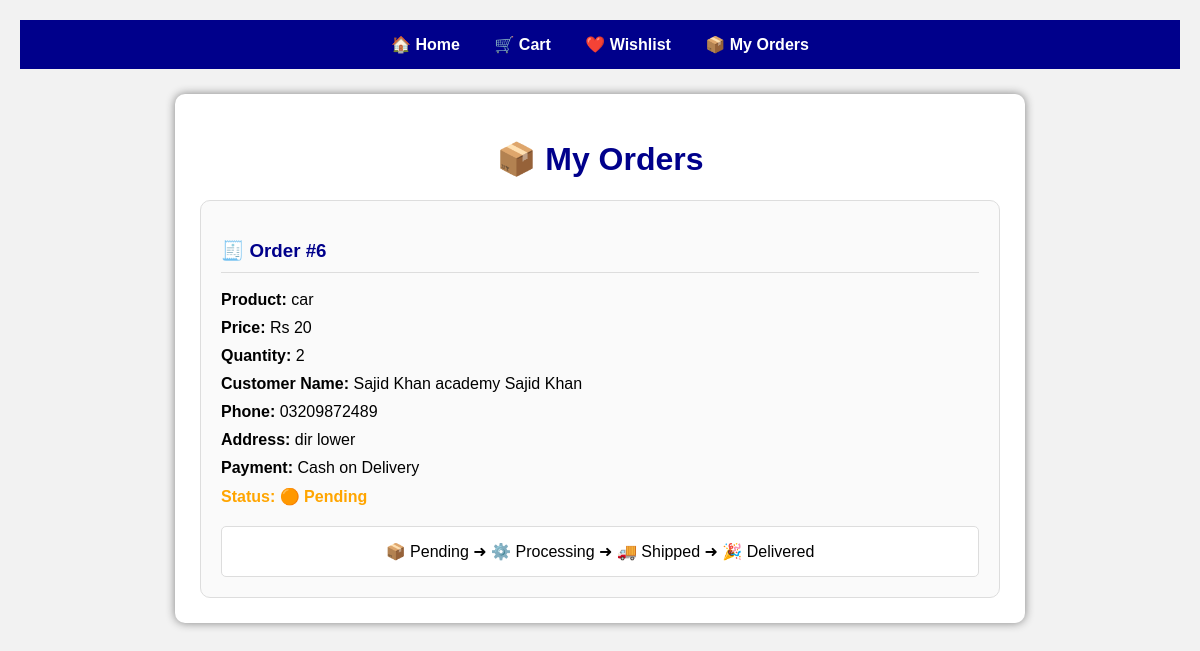
Page /orders/ (signed in) on the committed database.
### home/models.py (models this page shows, shortened)
class Order(models.Model):
    user = models.ForeignKey(
        User,
        on_delete=models.CASCADE,
        null=True,
        blank=True
    )
    product = models.ForeignKey(
        Product,
        on_delete=models.CASCADE,
        null=True,
        blank=True
    )
    customer_name = models.CharField(max_length=100, default="Unknown")
    phone = models.CharField(max_length=20, default="0000000000")
    address = models.TextField(default="No Address")
    payment_method = models.CharField(max_length=50, default="Cash on Delivery")
    STATUS_CHOICES = [
        ("Pending", "Pending"),
        ("Processing", "Processing"),
        ("Shipped", "Shipped"),
        ("Delivered", "Delivered"),
        ("Cancelled", "Cancelled"),
    ]
    status = models.CharField(
        max_length=20,
        choices=STATUS_CHOICES,
        default="Pending"
    )
    quantity = models.IntegerField(default=1)

class Product(models.Model):
    name = models.CharField(max_length=100)
    price = models.IntegerField()
    description = models.TextField()
    image = CloudinaryField('image')

### home/views.py (the view)
def orders(request):
    orders = Order.objects.filter(user=request.user)
    return render(request, "home/orders.html", {
        "orders": orders
    })

### home/templates/home/orders.html (shortened to what this page needs)
<!DOCTYPE html>
<html>
<head>
</head>
<body>
    <div class="navbar">
        <a href="{% url 'home' %}">
            🏠 Home
        </a>
        <a href="{% url 'cart' %}">
            🛒 Cart
        </a>
        <a href="{% url 'wishlist' %}">
            ❤️ Wishlist
        </a>
        <a href="{% url 'orders' %}">
            📦 My Orders
        </a>
    </div>
    <div class="box">
        <h1>📦 My Orders</h1>
        {% if orders %}
        {% for order in orders %}
        <div class="order">
            <h3>
                🧾 Order #{{ order.id }}
            </h3>
            <p>
                <b>Product:</b>
                {{ order.product.name }}
            </p>
            <p>
                <b>Price:</b>
                Rs {{ order.product.price }}
            </p>
            <p>
                <b>Quantity:</b>
                {{ order.quantity }}
            </p>
            <p>
                <b>Customer Name:</b>
                {{ order.customer_name }}
            </p>
            <p>
                <b>Phone:</b>
                {{ order.phone }}
            </p>
            <p>
                <b>Address:</b>
                {{ order.address }}
            </p>
            <p>
                <b>Payment:</b>
                {{ order.payment_method }}
            </p>
            {% if order.status == "Pending" %}
            <p class="pending">
                <b>Status:</b> 🟠 Pending
            </p>
            {% elif order.status == "Processing" %}
            <p class="processing">
                <b>Status:</b> 🔵 Processing
            </p>
            {% elif order.status == "Shipped" %}
            <p class="shipped">
                <b>Status:</b> 🟣 Shipped
            </p>
            {% elif order.status == "Delivered" %}
            <p class="delivered">
                <b>Status:</b> 🟢 Delivered
            </p>
            {% elif order.status == "Cancelled" %}
            <p class="cancelled">
                <b>Status:</b> 🔴 Cancelled
            </p>
            {% endif %}
            <div class="track">
                📦 Pending
                ➜
                ⚙️ Processing
                ➜
                🚚 Shipped
                ➜
                🎉 Delivered
            </div>
        </div>
        {% endfor %}
        {% endif %}
    </div>
</body>
</html>

### home/templates/home/orders.html (style rules this page uses)
body { font-family: Arial; background: #f2f2f2; margin: 0; padding: 20px; }
.navbar { background: darkblue; padding: 15px; text-align: center; margin-bottom: 25px; }
.navbar a { color: white; text-decoration: none; margin: 0 15px; font-weight: bold; }
.box { width: 90%; max-width: 800px; margin: auto; background: white; padding: 25px; border-radius: 10px; box-shadow: 0 0 10px gray; }
h1 { text-align: center; color: darkblue; }
.order { border: 1px solid #ddd; padding: 20px; margin-top: 20px; border-radius: 10px; background: #fafafa; }
.order h3 { color: darkblue; border-bottom: 1px solid #ddd; padding-bottom: 10px; }
.order p { margin: 10px 0; }
.pending { color: orange; font-weight: bold; }
.track { margin-top: 20px; padding: 15px; background: white; border-radius: 5px; text-align: center; border: 1px solid #ddd; }

### rows in the picture
Order: id "6", product.name "car", product.price "20", quantity "2", customer_name "Sajid Khan academy Sajid Khan", phone "03209872489", address "dir lower", payment_method "Cash on Delivery", shows "Status:", status "🟠 Pending"
